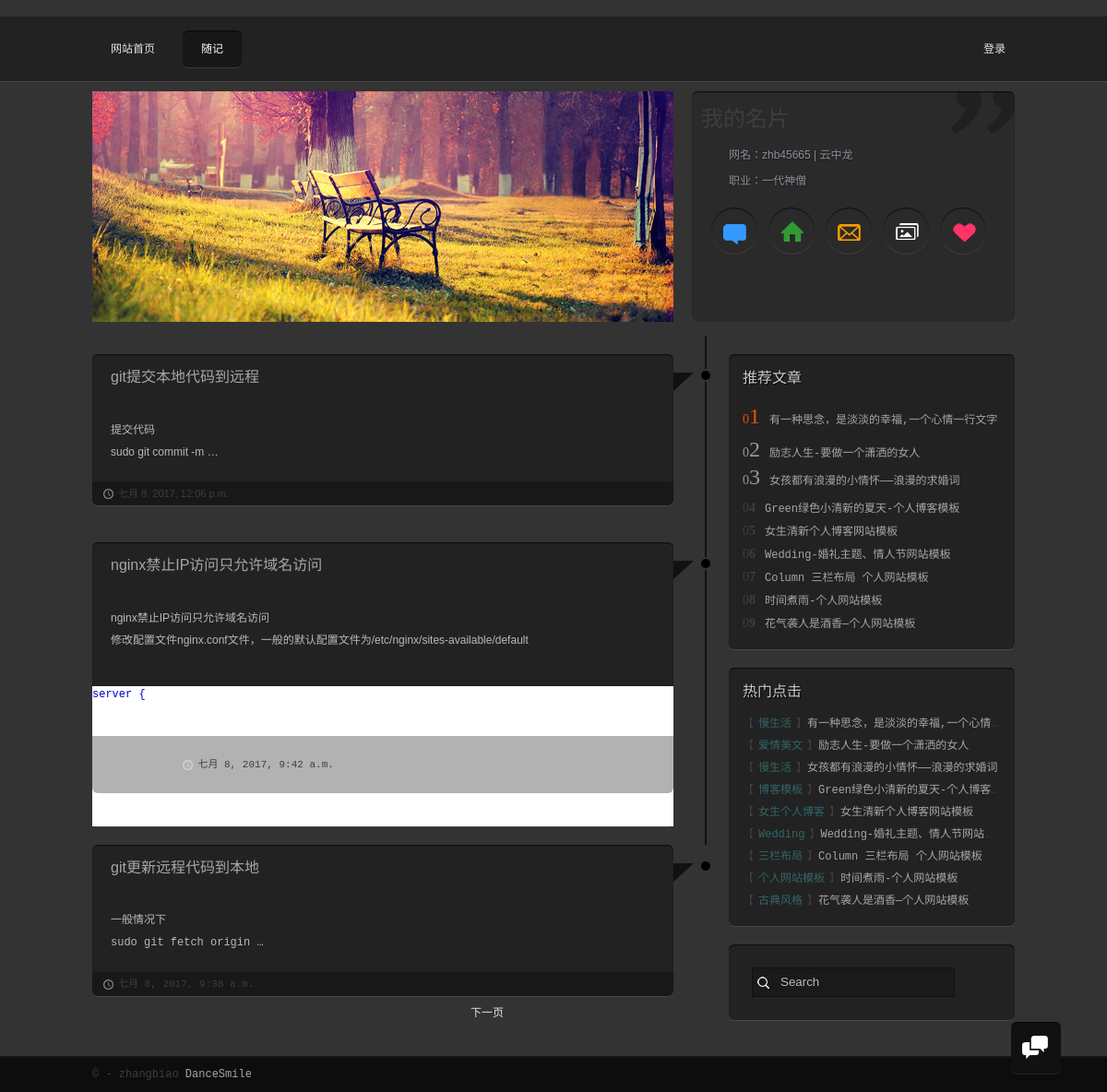
The page /content on the database as committed earlier.
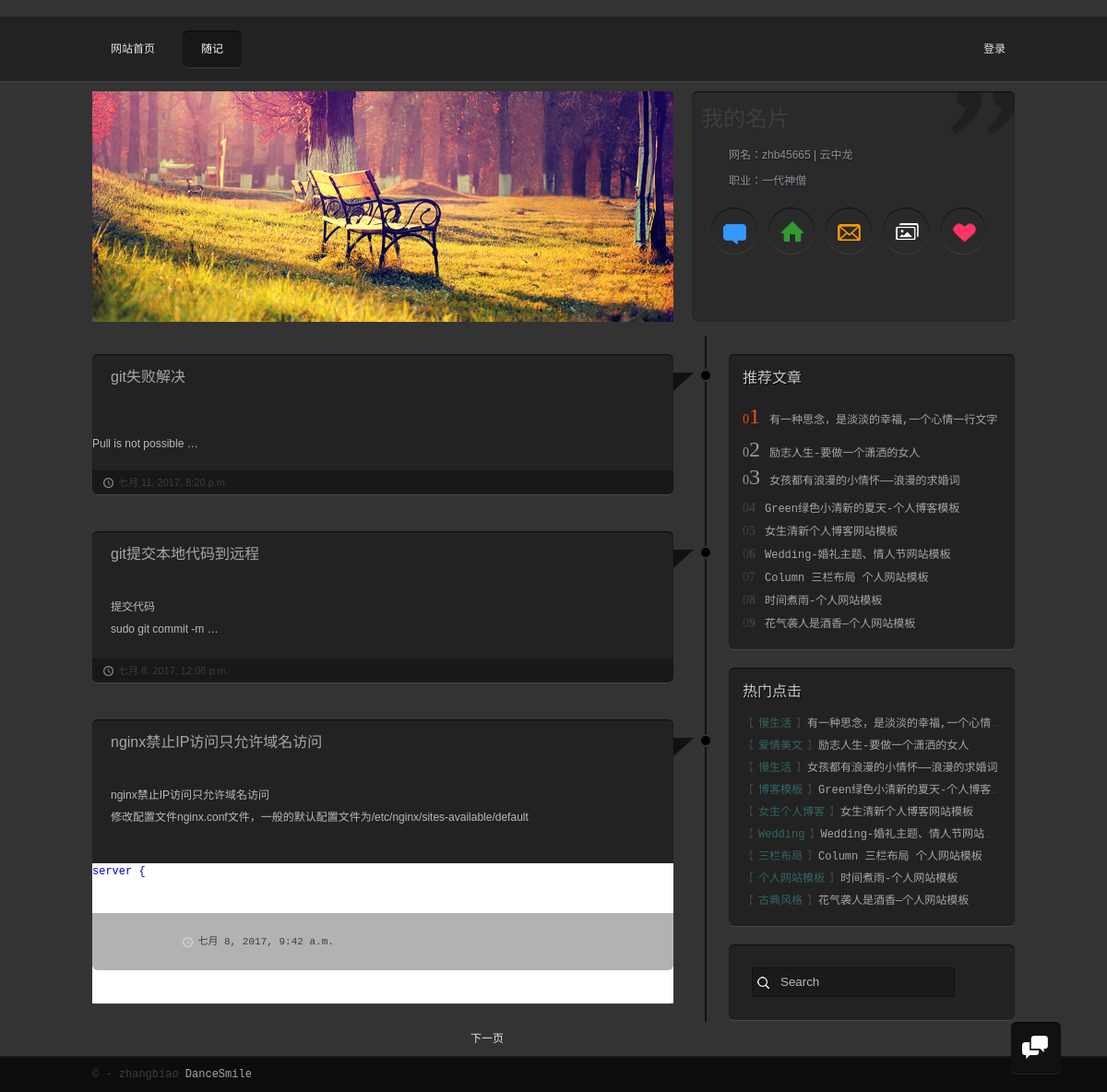
The same page on the database as committed later.
### app/models.py (models this page shows, shortened)
class BlogPost(models.Model):
    title = models.CharField(max_length = 150)#标题
    body = models.TextField()#正文
    timestamp = models.DateTimeField()#时间
    class Meta():
        verbose_name = '文章'
        verbose_name_plural = '文章'
        ordering = ['-timestamp']

### app/views.py (the view)
# urls.py: url(r'^content', app.views.content, name='content'),
def content(request):
    assert isinstance(request, HttpRequest)
    posts = BlogPost.objects.all()
    paginator = Paginator(posts,3)
    page = request.GET.get('page')
    try:
        postlist = paginator.page(page)
    except PageNotAnInteger:
        postlist = paginator.page(1)
    except EmptyPage:
        postlist = paginator.page(paginator.num_pages)
    return render(
        request,
        'app/content.html',
        {
            'title':'随记',
            'postlist':postlist,
        }
    )

### app/templatetags/custom_markdown.py (called while the page is built)
@register.filter(is_safe=True)  #注册template filter
@stringfilter  #希望字符串作为参数
def custom_markdown(value):
    return mark_safe(markdown.markdown(value,
        extensions = ['markdown.extensions.fenced_code', 'markdown.extensions.codehilite'],
        safe_mode=True,
        enable_attributes=True))

### app/templates/app/content.html (shortened to what this page needs)
﻿{% extends "app/layout.html" %}
{% load custom_markdown %}
{% block content %}
<div id="mainbody">
<div class="blogs">
<ul class="bloglist">
    {% for post in postlist %}
    <li>
        <div class="arrow_box">
            <div class="ti"></div>
          <div class="ci"></div>
            <h2 class="title">
                <a href="{% url 'detail' id=post.id %}">
                    {{post.title}}
                </a>
            </h2>
            <p class="textinfo">
                {{post.body|custom_markdown|linebreaksbr|truncatewords:4}}
            </p>
          <ul class="details">
            <li class="icon-time"><a href="#">{{post.timestamp}}</a></li>
          </ul>
        </div>
         </li>
   {% endfor %}
    </ul>
    <aside>
      <div class="tuijian">
        <h2>推荐文章</h2>
        <ol>
          <li><span><strong>1</strong></span><a href="/">有一种思念，是淡淡的幸福,一个心情一行文字</a></li>
          <li><span><strong>2</strong></span><a href="/">励志人生-要做一个潇洒的女人</a></li>
          <li><span><strong>3</strong></span><a href="/">女孩都有浪漫的小情怀——浪漫的求婚词</a></li>
          <li><span><strong>4</strong></span><a href="/">Green绿色小清新的夏天-个人博客模板</a></li>
          <li><span><strong>5</strong></span><a href="/">女生清新个人博客网站模板</a></li>
          <li><span><strong>6</strong></span><a href="/">Wedding-婚礼主题、情人节网站模板</a></li>
          <li><span><strong>7</strong></span><a href="/">Column 三栏布局 个人网站模板</a></li>
          <li><span><strong>8</strong></span><a href="/">时间煮雨-个人网站模板</a></li>
          <li><span><strong>9</strong></span><a href="/">花气袭人是酒香—个人网站模板</a></li>
        </ol>
      </div>
      <div class="clicks">
        <h2>热门点击</h2>
        <ol>
          <li><span><a href="/">慢生活</a></span><a href="/">有一种思念，是淡淡的幸福,一个心情一行文字</a></li>
          <li><span><a href="/">爱情美文</a></span><a href="/">励志人生-要做一个潇洒的女人</a></li>
          <li><span><a href="/">慢生活</a></span><a href="/">女孩都有浪漫的小情怀——浪漫的求婚词</a></li>
          <li><span><a href="/">博客模板</a></span><a href="/">Green绿色小清新的夏天-个人博客模板</a></li>
          <li><span><a href="/">女生个人博客</a></span><a href="/">女生清新个人博客网站模板</a></li>
          <li><span><a href="/">Wedding</a></span><a href="/">Wedding-婚礼主题、情人节网站模板</a></li>
          <li><span><a href="/">三栏布局</a></span><a href="/">Column 三栏布局 个人网站模板</a></li>
          <li><span><a href="/">个人网站模板</a></span><a href="/">时间煮雨-个人网站模板</a></li>
          <li><span><a href="/">古典风格</a></span><a href="/">花气袭人是酒香—个人网站模板</a></li>
        </ol>
      </div>
      <div class="search">
        <form class="searchform" method="get" action="#">
          <input type="text" name="s" value="Search" onfocus="this.value=''" onblur="this.value='Search'">
        </form>
      </div>
      </aside>
</div>
<bar>
<nav-right id="nav-right">
 {% if postlist.object_list and postlist.paginator.num_pages > 1 %}
    <div >
        <ul>
            {% if postlist.has_next %}
              <li>
                <a href="?page={{postlist.next_page_number}}">下一页</a>
               </li>
            {% endif %}
            </ul>
    </div>
    {% endif %}
</nav-right>
    </bar>
        </div>
 {% endblock %}

Rows that differ between the two databases and show on the page:
no longer on this page (row unchanged): BlogPost: title "git更新远程代码到本地", body|custom_markdown "一般情况下 sudo git fetch origin …", timestamp "七月 8, 2017, 9:38 a.m."
added BlogPost: title "git失败解决", body|custom_markdown "Pull is not possible …", timestamp "七月 11, 2017, 8:20 p.m."
